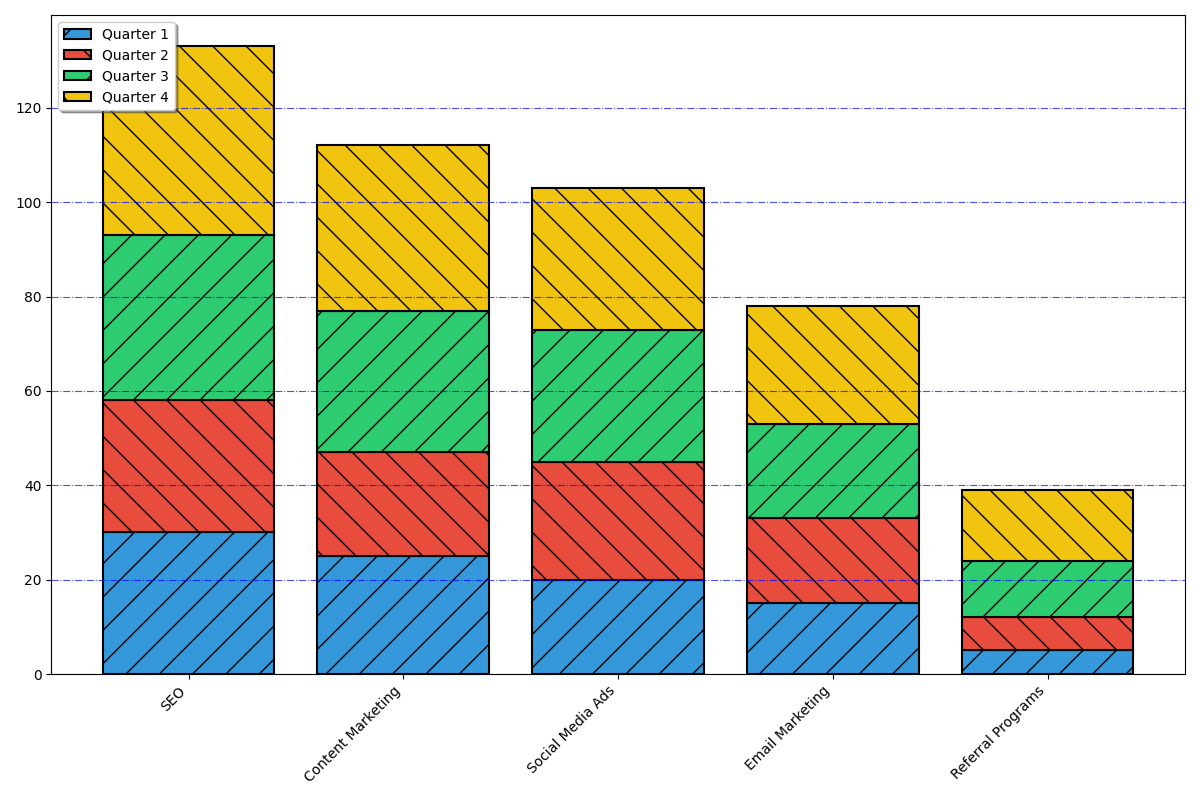

Source code (Python):
import matplotlib.pyplot as plt
import numpy as np

# Updated marketing strategies without 'Influencer Collaborations'
marketing_strategies = ['SEO', 'Content Marketing', 'Social Media Ads', 'Email Marketing', 'Referral Programs']
quarter1 = [30, 25, 20, 15, 5]  # Removed the data for 'Influencer Collaborations'
quarter2 = [28, 22, 25, 18, 7]  # Removed the data for 'Influencer Collaborations'
quarter3 = [35, 30, 28, 20, 12] # Removed the data for 'Influencer Collaborations'
quarter4 = [40, 35, 30, 25, 15] # Removed the data for 'Influencer Collaborations'

quarters = np.array([quarter1, quarter2, quarter3, quarter4])
new_colors = ['#3498db', '#e74c3c', '#2ecc71', '#f1c40f']

fig, ax = plt.subplots(figsize=(12, 8))

x_indices = np.arange(len(marketing_strategies))
accumulated_heights = np.zeros(len(marketing_strategies))

for i, quarter_data in enumerate(quarters):
    ax.bar(x_indices, quarter_data, bottom=accumulated_heights, color=new_colors[i],
           edgecolor='black', linewidth=1.5, hatch='/' if i % 2 == 0 else '\\',
           label=f'Quarter {i+1}')
    accumulated_heights += quarter_data

ax.set_xticks(x_indices)
ax.set_xticklabels(marketing_strategies)
ax.yaxis.grid(True, linestyle='-.', alpha=0.7, color='blue')

plt.xticks(rotation=45, ha='right')
plt.legend(loc='upper left', shadow=True)
plt.tight_layout()

for spine in ax.spines.values():
    spine.set_visible(True)

plt.show()
